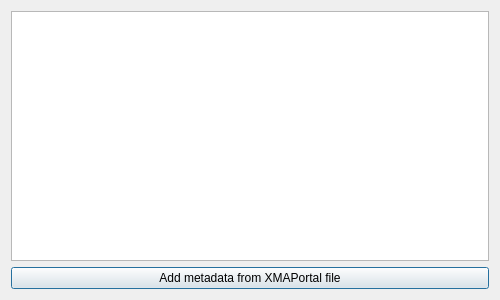
<?xml version="1.0" encoding="UTF-8"?>
<ui version="4.0">
 <class>MetaDataInfo</class>
 <widget class="QDialog" name="MetaDataInfo">
  <property name="windowModality">
   <enum>Qt::ApplicationModal</enum>
  </property>
  <property name="geometry">
   <rect>
    <x>0</x>
    <y>0</y>
    <width>500</width>
    <height>300</height>
   </rect>
  </property>
  <property name="sizePolicy">
   <sizepolicy hsizetype="Preferred" vsizetype="Preferred">
    <horstretch>0</horstretch>
    <verstretch>0</verstretch>
   </sizepolicy>
  </property>
  <property name="minimumSize">
   <size>
    <width>0</width>
    <height>0</height>
   </size>
  </property>
  <property name="maximumSize">
   <size>
    <width>16777215</width>
    <height>16777215</height>
   </size>
  </property>
  <property name="windowTitle">
   <string>Project Metadata</string>
  </property>
  <property name="windowIcon">
   <iconset resource="../calibrationtool_resources.qrc">
    <normaloff>:/images/resource-files/icons/XMALab-Icon.png</normaloff>:/images/resource-files/icons/XMALab-Icon.png</iconset>
  </property>
  <property name="modal">
   <bool>false</bool>
  </property>
  <layout class="QGridLayout" name="gridLayout_2">
   <item row="0" column="0">
    <widget class="QTreeWidget" name="treeWidget">
     <attribute name="headerVisible">
      <bool>false</bool>
     </attribute>
     <column>
      <property name="text">
       <string>New Column</string>
      </property>
     </column>
     <column>
      <property name="text">
       <string>New Column</string>
      </property>
     </column>
     <column>
      <property name="text">
       <string/>
      </property>
     </column>
    </widget>
   </item>
   <item row="1" column="0">
    <widget class="QPushButton" name="pushButtonAdd">
     <property name="text">
      <string>Add metadata from XMAPortal file</string>
     </property>
    </widget>
   </item>
  </layout>
 </widget>
 <resources>
  <include location="../calibrationtool_resources.qrc"/>
 </resources>
 <connections/>
</ui>
